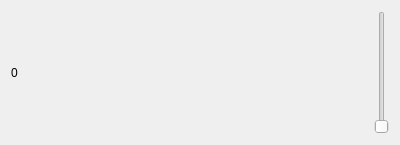
<?xml version="1.0" encoding="UTF-8"?>
<ui version="4.0">
 <class>BarGauge</class>
 <widget class="QWidget" name="BarGauge">
  <property name="geometry">
   <rect>
    <x>0</x>
    <y>0</y>
    <width>400</width>
    <height>145</height>
   </rect>
  </property>
  <property name="windowTitle">
   <string>BarGauge</string>
  </property>
  <property name="autoFillBackground">
   <bool>false</bool>
  </property>
  <layout class="QHBoxLayout" name="horizontalLayout">
   <item>
    <widget class="QLabel" name="_valueLabel">
     <property name="text">
      <string>0</string>
     </property>
     <property name="textFormat">
      <enum>Qt::MarkdownText</enum>
     </property>
    </widget>
   </item>
   <item>
    <widget class="QSlider" name="verticalSlider">
     <property name="maximum">
      <number>100</number>
     </property>
     <property name="orientation">
      <enum>Qt::Vertical</enum>
     </property>
    </widget>
   </item>
  </layout>
 </widget>
 <resources/>
 <connections/>
</ui>
